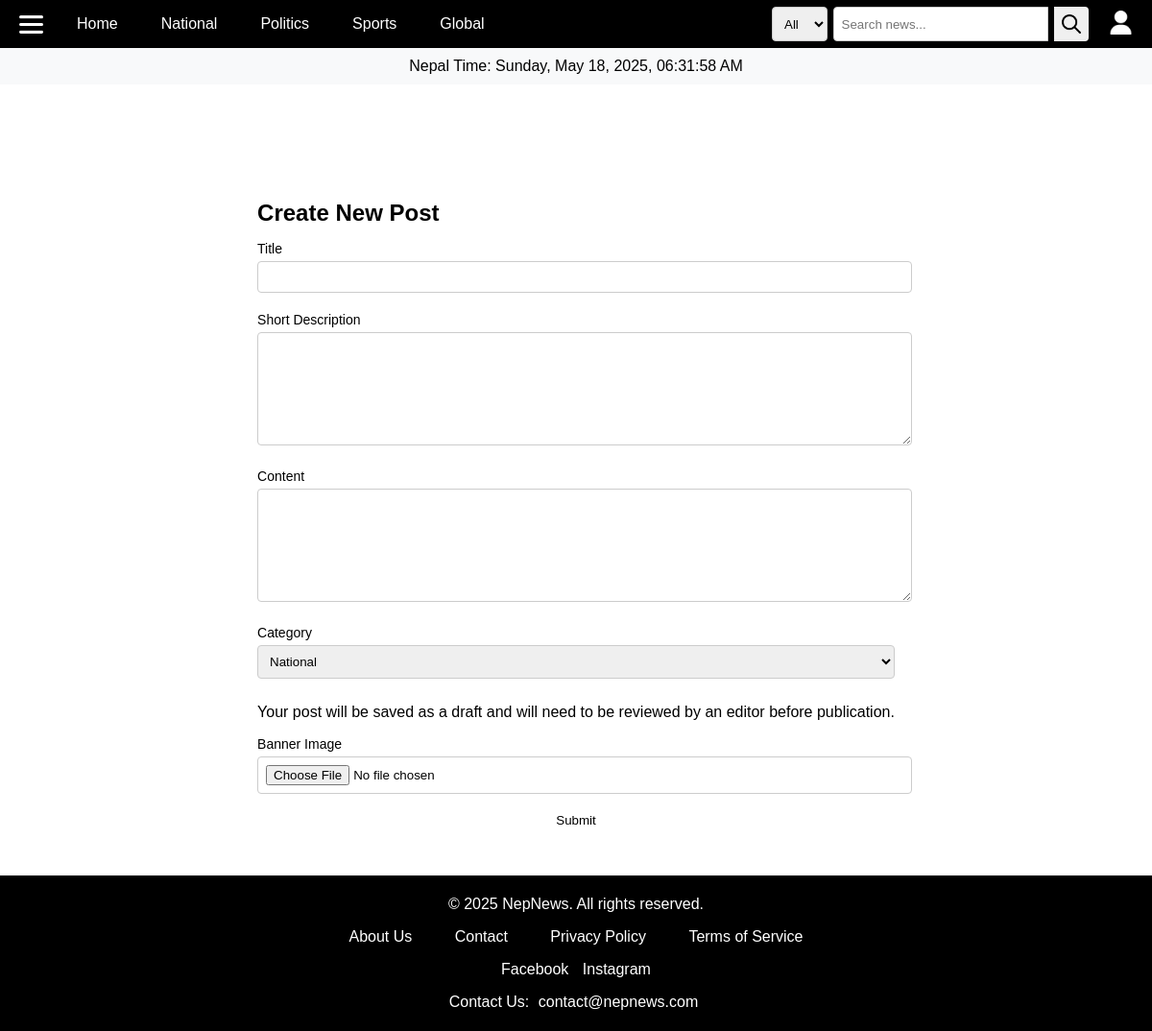
/new-post/ (signed in), run on the app's committed database.
### newsapp/models.py (models this page shows, shortened)
class Category(models.Model):
    name = models.CharField(max_length=100)

### newsapp/views.py (the view, shortened to what this page needs)
# urls.py: path('new-post/', views.new_post, name='new-post'),
@login_required
@role_required('writer', 'editor', 'admin')
def new_post(request):
    categories = Category.objects.all()
    return render(request, 'new-post.html', {'categories': categories})

### newsapp/context_processors.py (called while the page is built)
def base_context(request):
    return {'categories': Category.objects.all()}

### newsapp/views.py (called while the page is built)
def role_required(*roles):
    def decorator(view_func):
        @wraps(view_func)
        def wrapper(request, *args, **kwargs):
            if request.user.is_authenticated and request.user.userprofile.role in roles:
                return view_func(request, *args, **kwargs)
            return redirect('login-user')
        return wrapper
    return decorator

### templates/new-post.html (shortened to what this page needs)
{% extends 'base.html' %}
{% block content %}
<div style="max-width: 800px; margin: 80px auto 20px; padding: 20px;">
    <h2>Create New Post</h2>
    <form method="post" enctype="multipart/form-data">
        <label>Title</label>
        <input type="text" name="title" required>
        <label>Short Description</label>
        <textarea name="short_description" required></textarea>
        <label>Content</label>
        <textarea name="content" required></textarea>
        <label>Category</label>
        <select name="category" required>
            {% for category in categories %}
            <option value="{{ category.id }}">{{ category.name }}</option>
            {% endfor %}
        </select>
        {% if user.userprofile.role == 'editor' or user.userprofile.role == 'admin' %}
        <label>Status</label>
        <select name="status">
            <option value="draft">Draft</option>
            <option value="published">Published</option>
            <option value="unpublished">Unpublished</option>
        </select>
        <p class="hint">As an editor, you can choose the publication status.</p>
        {% else %}
        <p class="hint">Your post will be saved as a draft and will need to be reviewed by an editor before publication.</p>
        {% endif %}
        <label>Banner Image</label>
        <input type="file" name="banner" accept="image/*">
        <button type="submit">Submit</button>
    </form>
</div>
{% endblock %}

### templates/base.html (shortened to what this page needs)
{% load static %}
<!DOCTYPE html>
<html lang="en">
<head>
    <link rel="stylesheet" href="{% static 'css/style.css' %}">
</head>
<body>
    <header>
        <div class="nav-container">
            <div class="menu">
                <img src="{% static 'images/menu.png' %}" alt="Menu" class="menu-icon" onclick="toggleSidebar()">
            </div>
            <nav class="navbar">
                <ul>
                    <li><a href="{% url 'home-page' %}">Home</a></li>
                    {% for category in categories %}
                        <li><a href="{% url 'category-post' category.id %}">{{ category.name }}</a></li>
                    {% endfor %}
                </ul>
            </nav>
            <div class="right-icons">
                <div class="search-container">
                    <form action="{% url 'search-posts' %}" method="get" class="search-form">
                        <div class="custom-select">
                            <select name="category" class="search-category">
                                <option value="">All</option>
                            </select>
                        </div>
                        <input type="text" name="q" class="search-input" placeholder="Search news..." value="{{ request.GET.q }}">
                        <button type="submit" class="search-button">
                            <img src="{% static 'images/search.png' %}" alt="Search" class="search-icon">
                        </button>
                    </form>
                </div>
                {% if user.is_authenticated %}
                    <a href="{% url 'profile' %}">
                        <img class="user" src="{% static 'images/user.png' %}" alt="User Profile">
                    </a>
                {% else %}
                    <img class="user" src="{% static 'images/user.png' %}" alt="User Profile" id="user-icon" onclick="openAuthModal()">
                {% endif %}
            </div>
        </div>
    </header>
    <div class="time-container">
        <span id="nepal-time">Nepal Time: Loading...</span>
    </div>
    {% block content %}
    {% endblock %}
    <footer>
        <p>© 2025 NepNews. All rights reserved.</p>
        <ul>
            <li><a href="{% url 'about-page' %}">About Us</a></li>
            <li><a href="{% url 'contact-page' %}">Contact</a></li>
            <li><a href="{% url 'privacy-policy' %}">Privacy Policy</a></li>
            <li><a href="{% url 'terms-page' %}">Terms of Service</a></li>
        </ul>
        <div>
            <a href="https://www.facebook.com">Facebook</a>
            <a href="https://www.instagram.com">Instagram</a>
        </div>
        <p>Contact Us: <a href="mailto:contact@nepnews.com">contact@nepnews.com</a></p>
    </footer>
</body>
</html>

### static/css/style.css (style rules this page uses)
body { margin: 0; padding: 0; box-sizing: border-box; font-family: Arial, sans-serif; display: flex; flex-direction: column; min-height: 100vh; }
header { background-color: #000000; height: 50px; width: 100%; margin: 0; padding: 0; display: flex; justify-content: space-evenly; align-items: center; overflow: hidden; position: fixed; top: 0; z-index: 1000; }
.nav-container { width: 100%; display: flex; justify-content: flex-start; align-items: center; }
.menu { display: flex; align-items: center; margin: 20px; }
.menu img { height: 100%; width: 25px; cursor: pointer; filter: invert(1); }
.navbar ul { list-style: none; padding: 0; margin: 0; display: flex; justify-content: center; gap: 15px; }
.navbar a { color: white; text-decoration: none; padding: 10px 15px; display: block; }
.right-icons { display: flex; justify-content: space-between; align-items: center; gap: 15px; margin: 20px; margin-left: auto; }
.right-icons img { width: 25px; cursor: pointer; justify-content: space-evenly; }
.user { filter: brightness(0) invert(); }
.search-container form { display: flex; align-items: center; gap: 6px; padding: 6px; }
.search-category, .search-input { height: 36px; margin: 0; box-sizing: border-box; }
.search-button { background-color: #de7b7b; border: none; padding: 6px; border-radius: 12px; cursor: pointer; display: flex; align-items: center; justify-content: center; width: 36px; height: 36px; margin: 0; box-sizing: border-box; }
.search-icon { width: 16px; height: 16px; display: block; }
h2 { margin-bottom: 15px; }
label { display: block; text-align: left; margin: 10px 0 5px; font-size: 14px; }
input, textarea, select { width: 100%; padding: 8px; margin-bottom: 10px; border: 1px solid #ccc; border-radius: 4px; }
textarea { height: 100px; }
button { width: 100%; padding: 10px; background-color: white; border: none; color: black; border-radius: 4px; cursor: pointer; }
footer { flex-shrink: 0; background-color: black; color: white; text-align: center; padding: 5px; margin-top: auto; }
footer ul { list-style-type: none; padding: 0; }
footer ul li { display: inline; margin: 0 15px; }
footer a { color: white; text-decoration: none; padding: 5px; }
.search-container form { display: flex; align-items: center; }
.search-input { padding: 8px; border: 1px solid #ccc; border-radius: 4px 0 0 4px; outline: none; }
.search-button { background: none; border: none; padding: 8px; cursor: pointer; border-radius: 0 4px 4px 0; background-color: #f0f0f0; }
.search-button img { width: 20px; height: 20px; }
.time-container { text-align: center; padding: 10px; background: #f8f9fa; margin-top: 50px; }

### data on the page
Category: name "National"
Category: name "Politics"
Category: name "Sports"
Category: name "Global"

### other printed values
form field category "National"
